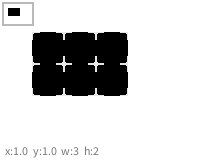
Frame 1 (no input)
Frame 2 (the mouse pressed at the canvas centre, redrawn once): identical to frame 1, image omitted

The Processing sketch that drew this single still picture (run headless with seeded random() and noise(); the mouse was pressed at the canvas centre and the sketch redrawn once):

// Processing sketch: Test4
// ── Test4.pde
int w = 7, h = 5, sc = 32, scs = 4;
float px = 1, py = 1; 

void settings() { size(w * sc, h * sc); } 

void setup() { noStroke(); noLoop(); }

//// Test //////////////
void draw()
{ 
  background(255);
  fill(0); rect(px, py, 3, 2);
  scale();
  fill(0, 25); rect(px * sc, py * sc, 3 * sc, 2 * sc);
  fill(120); text("x:" + px + "  y:" + py + "  w:" + 3 + "  h:" + 2, 5, h * sc - 5);
}

////////////////////////
void keyReleased()
{
  if (keyCode == LEFT) if (px > 1) px -= 0.25;
  if (keyCode == RIGHT) if (px < w - 4) px += 0.25; 
  if (keyCode == UP) if (py > 1) py -= 0.25;
  if (keyCode == DOWN) if (py < h - 3) py += 0.25; 
  redraw();  
}

void scale()
{
  loadPixels();
  for (int y = 0; y < h * sc; y++) 
  for (int x = 0; x < w * sc; x++) set(x, y, pixels[y / sc * (w * sc) + x / sc]);
  noStroke(); fill(255, 255, 255);  
  for (int y = 0; y <= h; y++)
  for (int x = 0; x <= w; x++)
  { rect(x * sc - 1, y * sc - sc / 4, 2, sc / 2); rect(x * sc - sc / 4, y * sc - 1, sc / 2, 2);
    rect(x * sc - 2, y * sc - 2, 4, 4);
  }
  fill(185, 185, 185); rect(2, 2, w * scs + 4, h * scs + 4);
  for (int y = 0; y < h * scs; y++) 
  for (int x = 0; x < w * scs; x++) set(4 + x, 4 + y, pixels[y / scs * (w * sc) + x / scs]);
}
